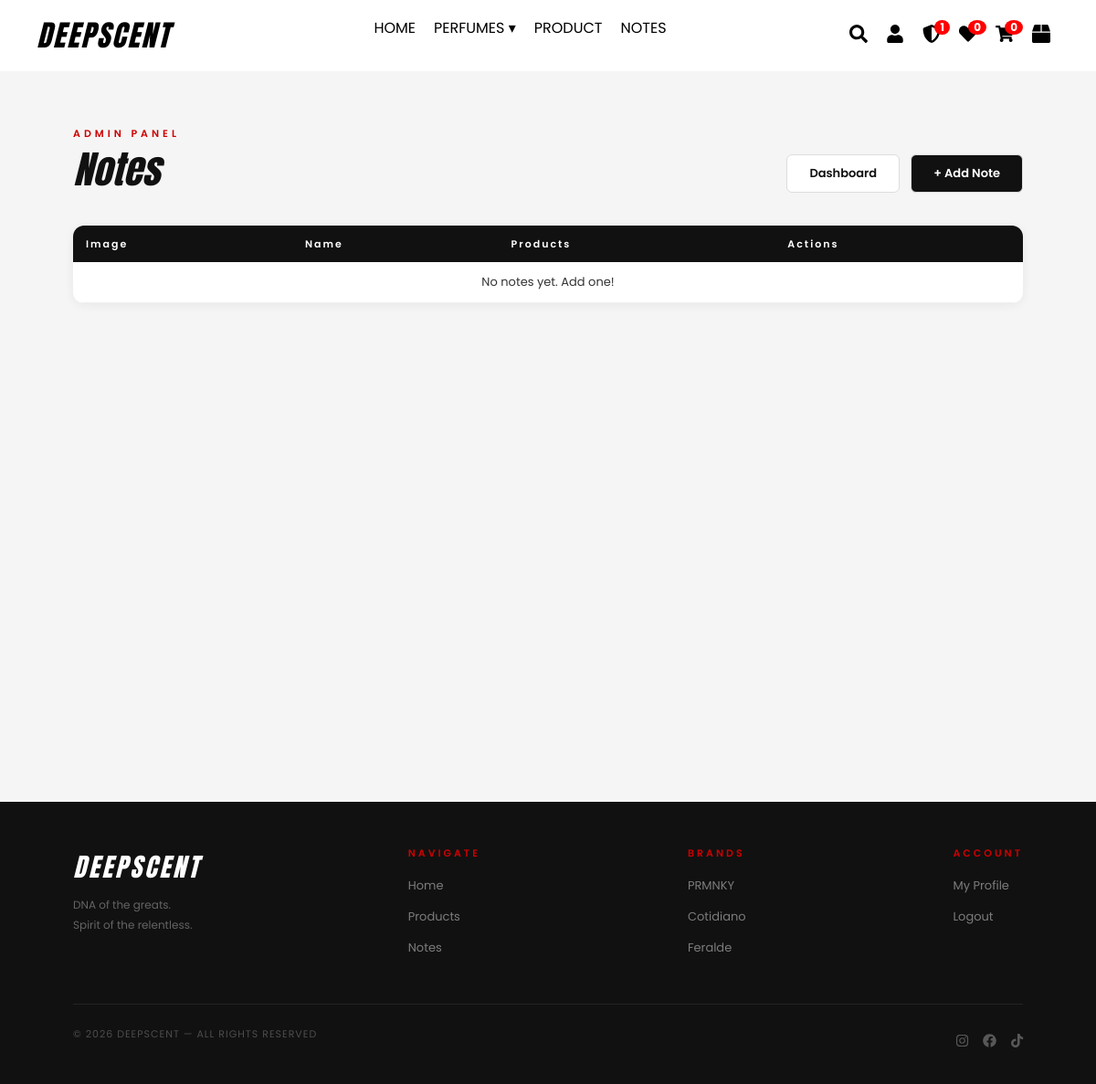
The app's page /admin/notes (signed in), older data.
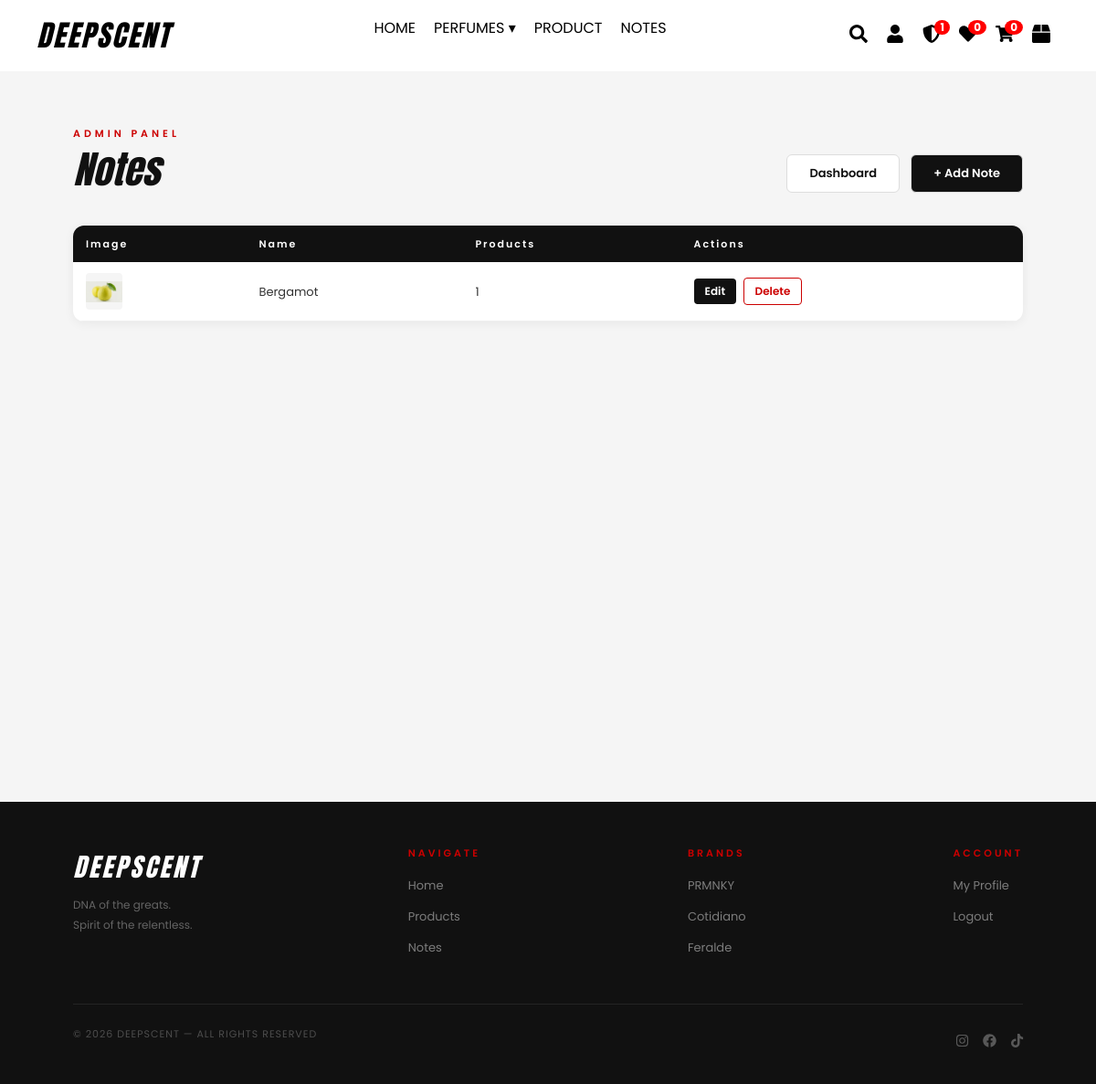
The same page, newer data.
### website/models.py (models this page shows)
class Brand(db.Model):
    id = db.Column(db.Integer, primary_key=True)
    name = db.Column(db.String(100), unique=True, nullable=False)
    logo = db.Column(db.String(150), nullable=True)

class Note(db.Model):
    id = db.Column(db.Integer, primary_key=True)
    name = db.Column(db.String(100), unique=True, nullable=False)
    image = db.Column(db.String(100), nullable=True)
    products = db.relationship('Product', backref='note', lazy=True)

### website/admin.py (the view)
@admin.route("/notes")
@login_required
def admin_notes():
    if not current_user.is_admin:
        abort(403)
    notes = Note.query.order_by(Note.name).all()
    return render_template("admin_notes.html", notes=notes)

### website/templates/admin_notes.html (shortened to what this page needs)
{% extends "base.html" %}
{% block content %}
<section class="admin-page">
    <div class="admin-header">
        <div>
            <p class="section-label">ADMIN PANEL</p>
            <h1 class="admin-title">Notes</h1>
        </div>
        <div style="display:flex;gap:12px;">
            <a href="{{ url_for('admin.dashboard') }}" class="admin-btn-secondary">Dashboard</a>
            <a href="{{ url_for('admin.add_note') }}" class="admin-btn-add">+ Add Note</a>
        </div>
    </div>
    <div class="admin-table-wrap">
        <table class="admin-table">
            <thead>
                <tr>
                    <th>Image</th>
                    <th>Name</th>
                    <th>Products</th>
                    <th>Actions</th>
                </tr>
            </thead>
            <tbody>
                {% for note in notes %}
                <tr>
                    <td>
                        {% if note.image %}
                        <img src="{{ url_for('static', filename='uploads/' ~ note.image) }}" alt="{{ note.name }}" class="admin-thumb">
                        {% else %}
                        —
                        {% endif %}
                    </td>
                    <td>{{ note.name }}</td>
                    <td>{{ note.products | length }}</td>
                    <td>
                        <a href="{{ url_for('admin.edit_note', id=note.id) }}" class="btn-edit">Edit</a>
                        <form method="POST" action="{{ url_for('admin.delete_note', id=note.id) }}" style="display:inline-block;">
                            <button type="submit" class="btn-delete">Delete</button>
                        </form>
                    </td>
                </tr>
                {% else %}
                <tr><td colspan="4" class="empty-row">No notes yet. Add one!</td></tr>
                {% endfor %}
            </tbody>
        </table>
    </div>
</section>
{% endblock %}

### website/templates/base.html (shortened to what the changed rows need)
<!DOCTYPE html>
<html lang="en">
<head>
    <link rel="stylesheet" href="{{ url_for('static', filename='css/all.min.css') }}">
    <link rel="stylesheet" href="{{ url_for('static', filename='css/bootstrap.min.css') }}">
    <link rel="stylesheet" href="{{ url_for('static', filename='css/all.min.css') }}">
    <link rel="stylesheet" href="{{ url_for('static', filename='css/style.css') }}">
    <link rel="stylesheet" href="https://unpkg.com/leaflet@1.9.4/dist/leaflet.css">
</head>
<body>
    <main>
        {% block content %}{% endblock %}
    </main>
    <footer>
        <div class="footer-inner">
            <div class="footer-links">
                <ul>
                    {% for brand in g.brands %}
                    <li><a href="{{ url_for('views.perfumes', brand=brand.name) }}">{{ brand.name }}</a></li>
                    {% endfor %}
                </ul>
            </div>
        </div>
    </footer>
</body>
</html>

Row changes from the older to the newer data that the page shows:
added Note: image (picture), name "Bergamot", products|length "1"
Text that changed along with them:
text no longer shown: "No notes yet. Add one!"
